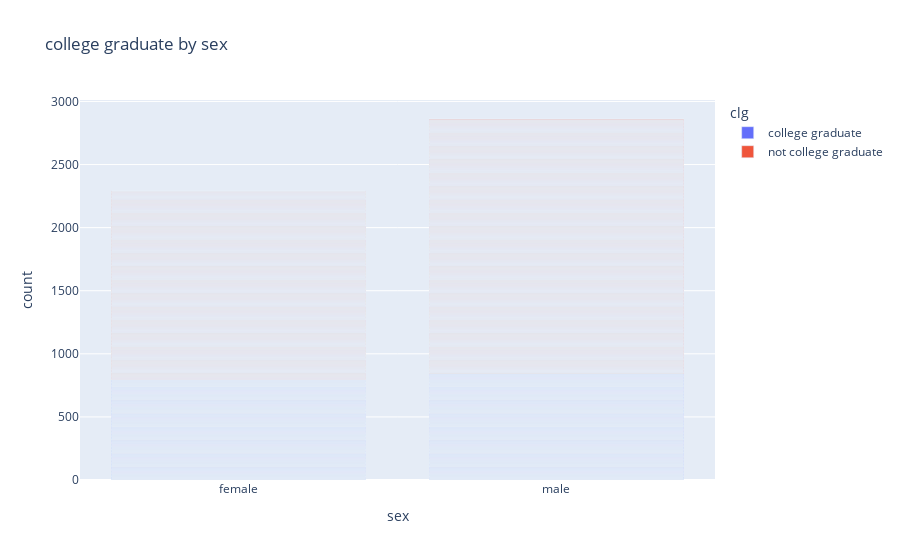

The code cell stored with this chart in its notebook:
### Code cell
df = pd.DataFrame( data, columns = [ 'sex','clg'])
df['sex'] = df['sex'].replace([0],'male')
df['sex'] = df['sex'].replace([1],'female')
df['clg'] = df['clg'].replace([0],'not college graduate')
df['clg'] = df['clg'].replace([1],'college graduate')

fig = px.bar(df, x="sex",color="clg",title="college graduate by sex")
fig.show()

### Figure 1 — Plotly figure (JSON) as saved in the notebook; plotly's stock layout.template omitted (floating-point values rounded to 4 significant figures; data arrays with more than 128 entries replaced by an {"elided": "..."} marker saying what was removed)
{"data": [{"alignmentgroup": "True", "hovertemplate": "clg=college graduate<br>sex=%{x}<br>count=%{y}<extra></extra>", "legendgroup": "college graduate", "marker": {"color": "#636efa", "pattern": {"shape": ""}}, "name": "college graduate", "offsetgroup": "college graduate", "orientation": "v", "showlegend": true, "textposition": "auto", "type": "bar", "x": {"elided": "1636 str values"}, "xaxis": "x", "y": {"elided": "1636 int values"}, "yaxis": "y"}, {"alignmentgroup": "True", "hovertemplate": "clg=not college graduate<br>sex=%{x}<br>count=%{y}<extra></extra>", "legendgroup": "not college graduate", "marker": {"color": "#EF553B", "pattern": {"shape": ""}}, "name": "not college graduate", "offsetgroup": "not college graduate", "orientation": "v", "showlegend": true, "textposition": "auto", "type": "bar", "x": {"elided": "3514 str values"}, "xaxis": "x", "y": {"elided": "3514 int values"}, "yaxis": "y"}], "layout": {"barmode": "relative", "legend": {"title": {"text": "clg"}, "tracegroupgap": 0}, "title": {"text": "college graduate by sex"}, "xaxis": {"anchor": "y", "domain": [0, 1], "title": {"text": "sex"}}, "yaxis": {"anchor": "x", "domain": [0, 1], "title": {"text": "count"}}}}
